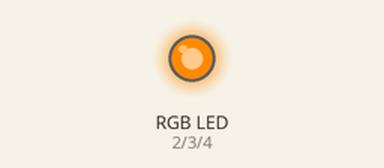
This sketch was run on a simulated Arduino Uno, built with avr-gcc and run on an emulated ATmega328P. Parts: an RGB LED mixed from three pins (HIGH = lit).

Above: at 0.15 s.
At 9.8 s:
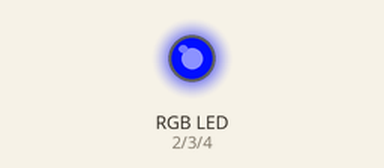
At 19.72 s:
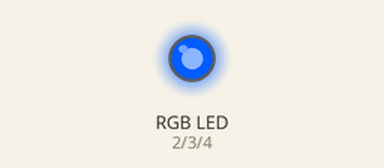
At 39.56 s:
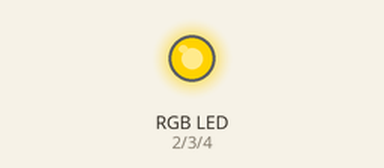
Timing chart, 0 to 40.0 s (numbered marks = the images above):
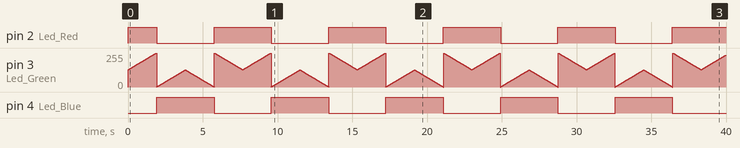

Measured:
- by itself, pin 2 (Led_Red): repeats every 7.7 s: LOW 3.8 s, HIGH 3.8 s
- by itself, pin 4 (Led_Blue): alternates HIGH for 3.8 s and LOW for 3.8 s

The sketch:

led-rgb.ino
```cpp
int Led_Red = 2;
int Led_Green = 3;
int Led_Blue = 4;

void setup() {
  pinMode(Led_Red, OUTPUT);
  pinMode(Led_Green, OUTPUT);
  pinMode(Led_Blue, OUTPUT);
}

void loop() {
   for(int val = 255; val> 0; val--) {
      analogWrite (Led_Red, val);
      analogWrite (Led_Blue, 255-val);
      analogWrite (Led_Green, 128-val);
      delay (15);
   }

   for(int val = 0; val <255; val++) {
      analogWrite (Led_Red, val);
      analogWrite (Led_Blue, 255-val);
      analogWrite (Led_Green, 128-val);
      delay (15);
   }
}
```
